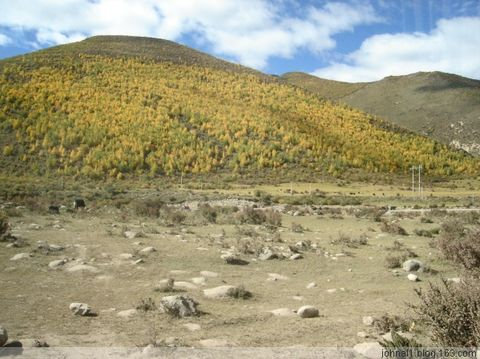
#> input picture PIL_matplot/img/grass.jpg, 480 x 359 px, found by its file name
$ jupyter execute plt_pil_image_basic.ipynb   (older library calls are emulated)
#> lines starting #> are read from the running program, lines starting #| are printed output that depends on the picture
# matplotlib

[cell 1]
import matplotlib.pyplot as plt
import matplotlib.image as mpimg
import numpy as np

### show image

[cell 2]
img = mpimg.imread('img/Grass.JPG')
#> img is the input picture: shape (359, 480, 3); mean R, G, B 158.4, 153, 122.5

print(img.shape)
#| (359, 480, 3)
plt.imshow(img)
plt.axis('off')
plt.show()

### show image channel

[cell 3]
img_1 = img[:,:,0]
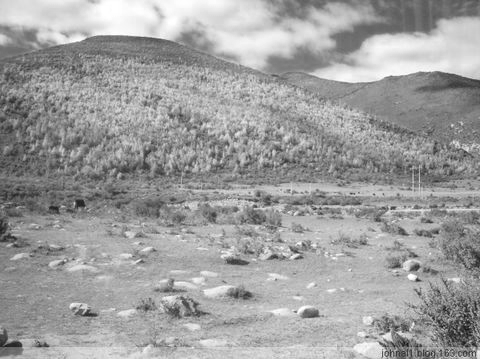
#> img_1: shape (359, 480); min 18, max 255, mean 158.4
plt.imshow(img_1)
plt.show()

[cell 4]
plt.imshow(img_1, cmap='Greys_r')
plt.show()

[cell 5]
img = plt.imshow(img_1)
img.set_cmap('gray')
plt.show()

### rgb 2 gray

[cell 6]
def rgb2gray(rgb):
    return np.dot(rgb[...,:3], [0.299, 0.587, 0.114])
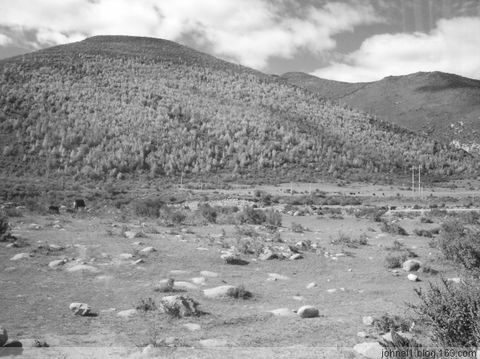
#> returned value: shape (359, 480) float64; min 12.43, max 255, mean 151.1

img = mpimg.imread('img/Grass.JPG')
gray = rgb2gray(img)
plt.imshow(gray, cmap='Greys_r')
plt.axis('off')
plt.show()

### image resize

[cell 7]
from scipy import misc

img = mpimg.imread('img/Grass.JPG')
img_new = misc.imresize(img, 0.5, 'nearest')
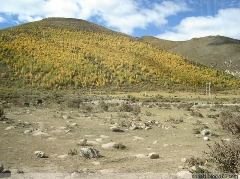
#> img_new: shape (179, 240, 3); mean R, G, B 158.4, 153.1, 122.3
plt.imshow(img_new)
plt.axis('off')
plt.show()

### image save

[cell 8]
#plt.savefig('img/grass_new.png')


from scipy import misc
misc.imsave('img/grass_new2.png', img_new)

np.save('img/grass_new', img_new)

# read image
img = np.load('img/grass_new.npy')
plt.imshow(img)
#plt.axis('off')
plt.show()

# PIL

[cell 9]
from PIL import Image

### img read

[cell 10]
im = Image.open('img/grass.JPG')
im.show()
print(im)
#| <PIL.JpegImagePlugin.JpegImageFile image mode=RGB size=480x359 at 0x7FC7C54739D0>

[cell 11]
im_array = np.array(im)
print(im_array.shape)
#| (359, 480, 3)

[cell 12]
import matplotlib.image as mpimg

gra = mpimg.imread('img/grass.jpg')
print(gra[:2,:4,:3])
#| [[[206 230 242]
#|   [207 231 243]
#|   [209 231 244]
#|   [210 232 245]]
#|  [[207 231 243]
#|   [207 231 243]
#|   [209 231 244]
#|   [210 232 245]]]
im = Image.fromarray(np.uint8(gra*255))
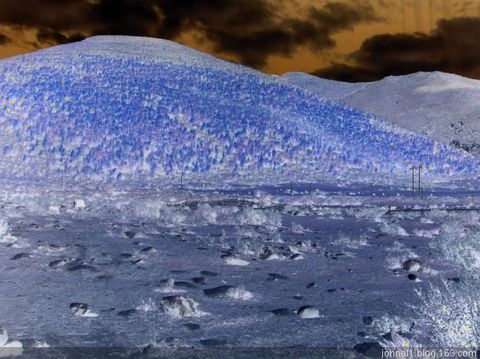
#> im: PIL image 480x359 RGB; mean R, G, B 97.6, 103, 133.4
im.show()

### img save

[cell 13]
a = Image.open('img/grass.jpg')
a.save('img/grass_new.png')

### rgb 2 gray

[cell 14]
a = Image.open('img/grass.jpg')
a.show()
a_gray = a.convert('L')
a_gray.show()
a_bi = a.convert('1')
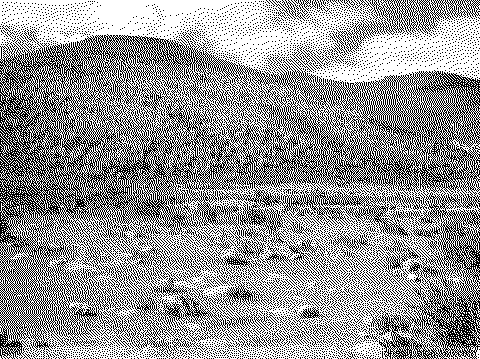
#> a_bi: PIL image 480x359 1; 59.1% white; black in thin lines or dots
a_bi.show()
